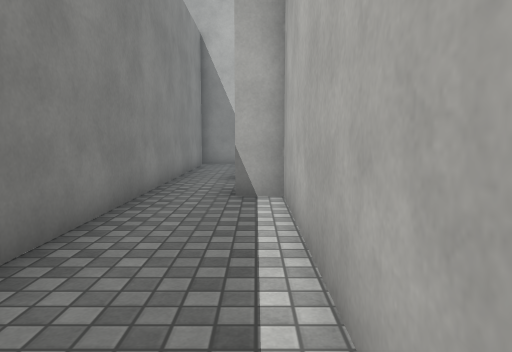
View 1 (above)

24 first-person views from a walk through a scene from a Unity 3-D project. The camera is 1.2 m above the floor, tilts 6° down and sees 70° across. The floor is counted in squares, 1 m on a side. Each view is taken from the middle of a square. On the plan, view 1 faces up. The plan holds only what a view shows up to about 15 squares ahead; the rest is blank. The place goes on beyond the plan. The player is left out. Surface patterns are stand-ins for the level's own textures.

View 2
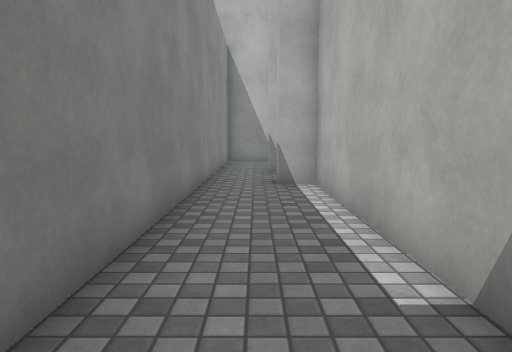

View 3
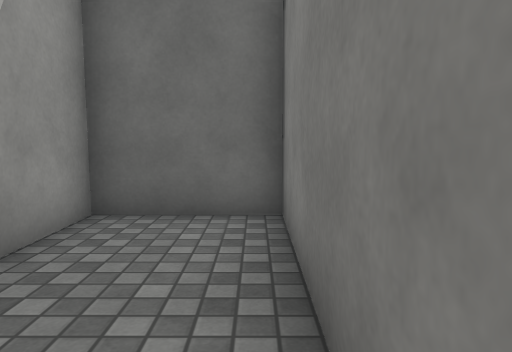

View 4
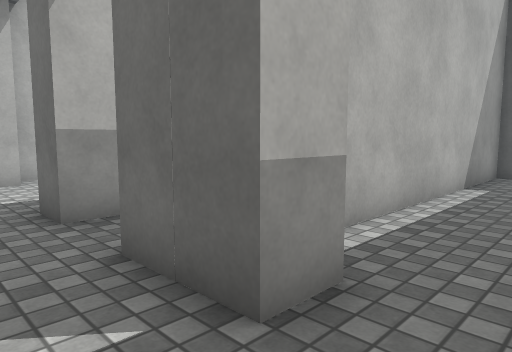

View 5
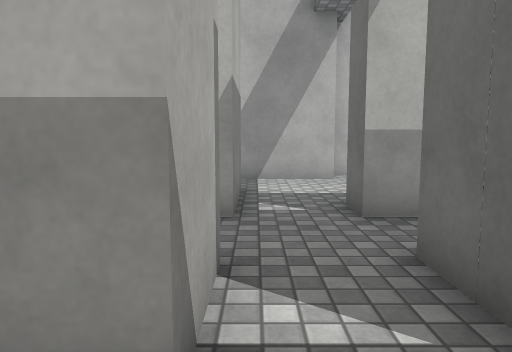

View 6
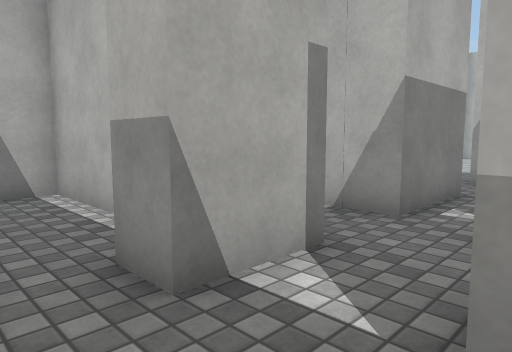

View 7
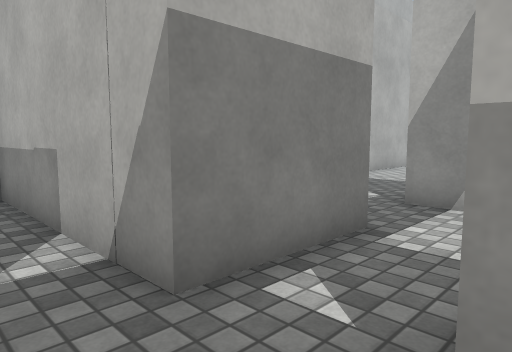

View 8
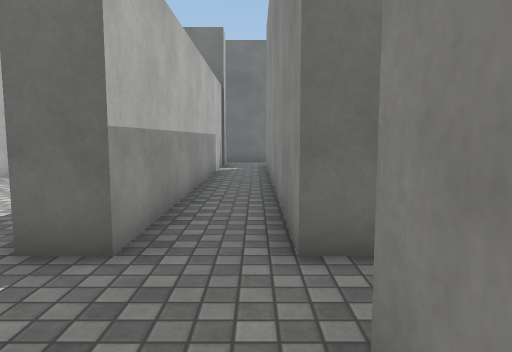

View 9
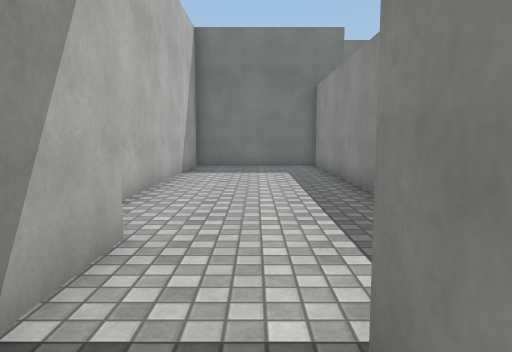

View 10
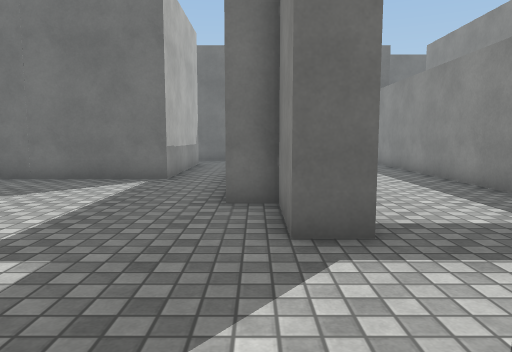

View 11
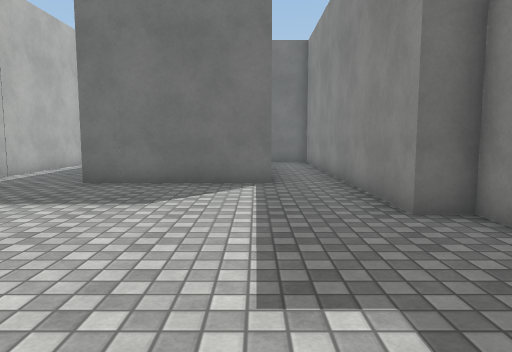

View 12
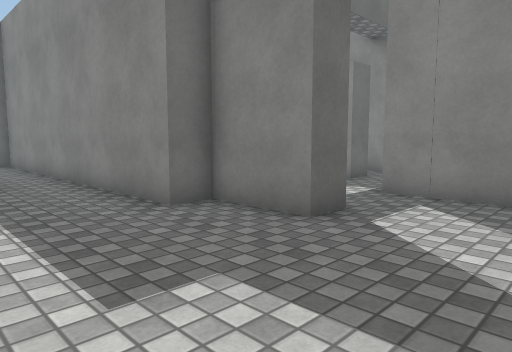

View 13
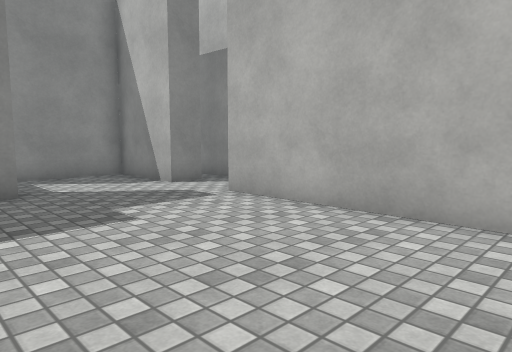

View 14
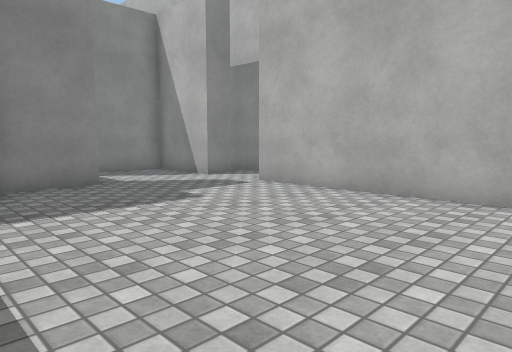

View 15
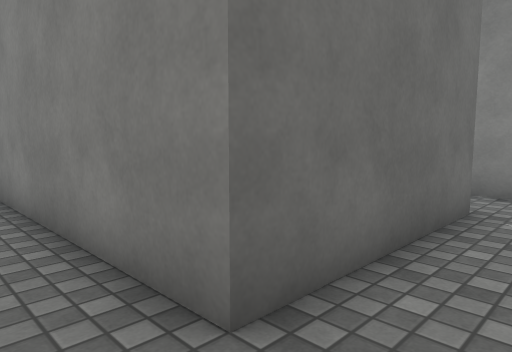

View 16
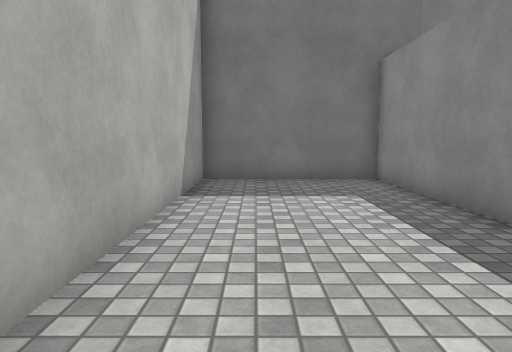

View 17
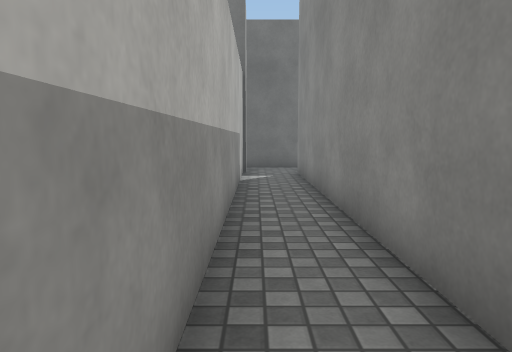

View 18
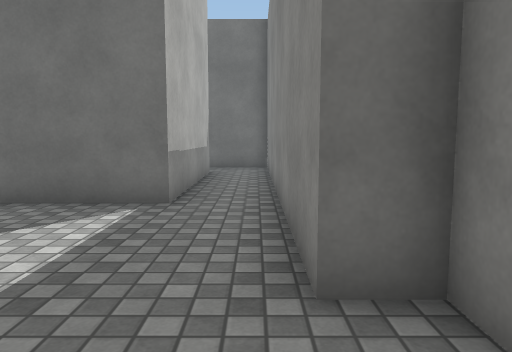

View 19
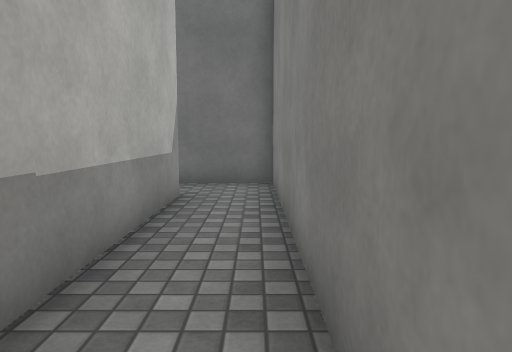

View 20
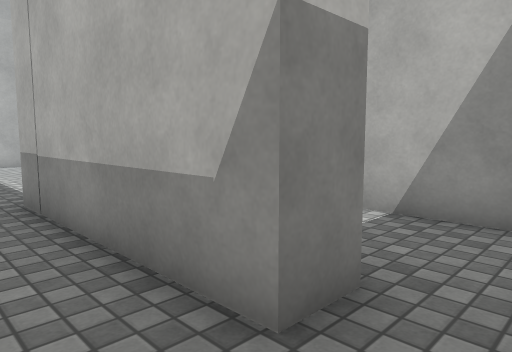

View 21
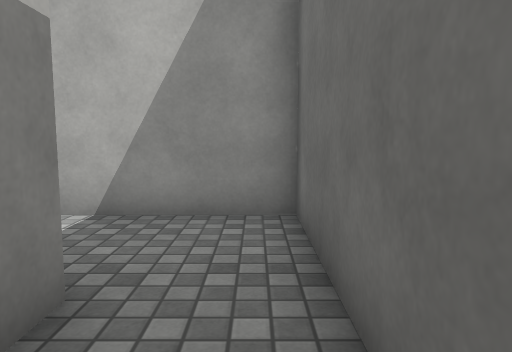

View 22
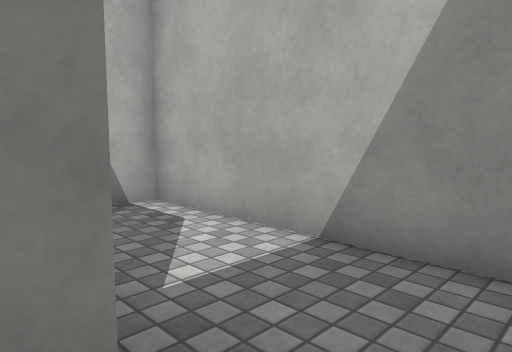

View 23
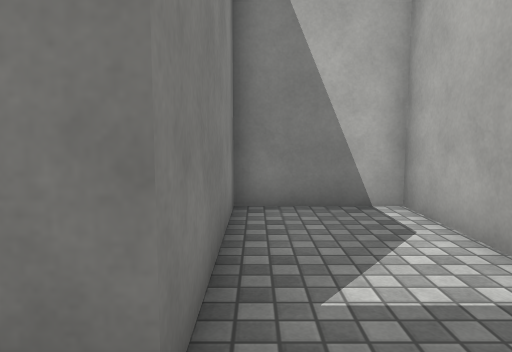

View 24
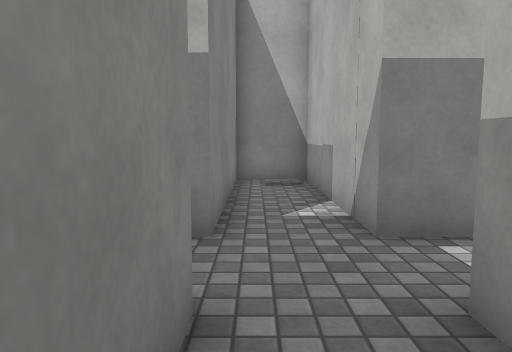

### Floor plan
Ten units are one square. View 1 is at (0, 0); x grows to the right and y downward. Boxes are objects, and circles mark ways between rooms. Rooms are numbered by the first view taken in them; rooms with no view inside come last. Other rooms are left out.
<svg viewBox="-30 -160 213 221">
<path fill="none" stroke="#000" d="M-5 -103 -5 -114M6 -136 6 -155M-25 26 6 26 6 -74 -5 -74 -5 -84M-24 -150 -24 29M35 42 35 -84M12 56 34 56M-5 -84 16 -84 16 36M35 -103 35 -155M16 -155 16 -103 -5 -103M86 -95 86 -107 96 -107 96 -84 105 -84 105 36 134 36M178 -144 116 -144M136 16 126 16 126 -44 176 -44 176 21M96 -154 96 -144 65 -144 65 -103M95 -70 95 -76M86 -76 86 -95M35 -84 44 -84 44 36 95 36 95 -51M65 -103 35 -103M134 36 166 36 166 -34 136 -34 136 16"/>
<circle cx="5" cy="-95" r="3" fill="#2a7"/>
<circle cx="40" cy="-95" r="3" fill="#2a7"/>
<circle cx="75" cy="-105" r="3" fill="#2a7"/>
<circle cx="130" cy="25" r="3" fill="#2a7"/>
<text x="-10" y="-60">1</text>
<text x="20" y="-10">2</text>
<text x="140" y="-70">3</text>
<text x="70" y="-30">4</text>
<text x="150" y="0">5</text>
</svg>
Room 1 opens to room 2. Room 2 opens to room 4. Room 3 opens to room 4. Room 3 opens to room 5.

Where each view was taken, in squares from view 1:
view 1: 0 up, 0 right, facing up
view 2: 2 down, 1 left, facing up
view 3: 3 up, 2 left, facing down
view 4: 10 up, 2 left, facing down-right
view 5: 10 up, 2 left, facing right
view 6: 8 up, 2 left, facing up-right
view 7: 8 up, 2 right, facing up-right
view 8: 12 up, 2 right, facing down
view 9: 12 up, 7 right, facing down
view 10: 15 up, 10 right, facing down
view 11: 14 up, 13 right, facing down
view 12: 14 up, 14 right, facing down-left
view 13: 9 up, 18 right, facing up-left
view 14: 7 up, 19 right, facing up-left
view 15: 6 up, 19 right, facing down-left
view 16: 7 up, 8 right, facing down
view 17: 9 up, 3 right, facing down
view 18: 11 up, 11 right, facing down
view 19: 6 up, 11 right, facing down
view 20: 3 down, 11 right, facing up-right
view 21: 3 down, 11 right, facing right
view 22: 3 down, 13 right, facing up-right
view 23: 3 down, 14 right, facing up
view 24: 6 up, 2 right, facing up
